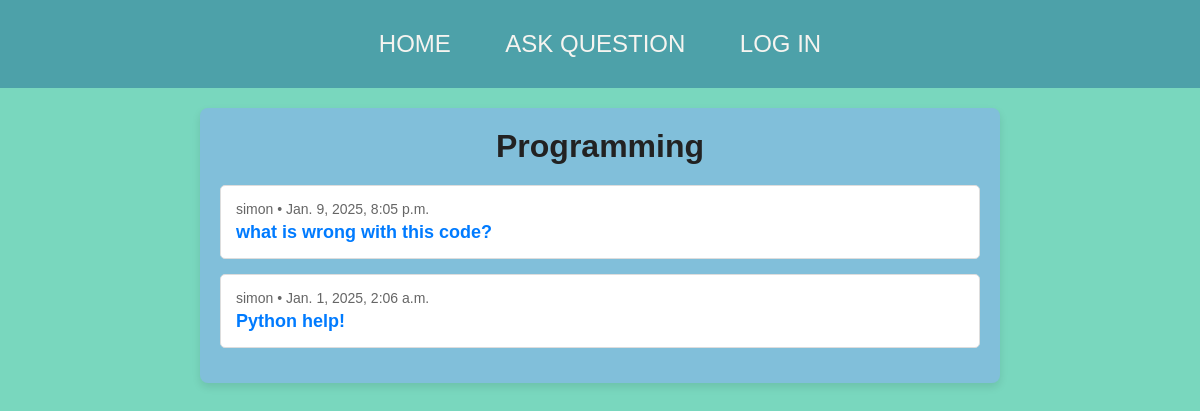
The app's page /learno/Programming/ with its own data.
### myapp/models.py (models this page shows, shortened)
class subject(models.Model):
    name = models.CharField(max_length=150,null=False)
    def __str__(self):
        return str(self.name)

class Question(models.Model):
    user = models.ForeignKey(User,on_delete=CASCADE,null=True)
    topic = models.ForeignKey(subject, related_name='questions',on_delete=models.SET_NULL,null=True)
    title = models.CharField(max_length=120,null=False,default="Tytuł pytania")
    question = models.TextField(null=True)
    created = models.DateTimeField(auto_now_add=True,null=True)
    class Meta():
        ordering = ['-created']

### myapp/views.py (the view)
# urls.py: path('<str:topic>/',views.questions,name = "subject")
def questions(req,topic):
    c_topic = get_object_or_404(subject, name = topic)
    qs = c_topic.questions.all()
    if not qs:
        return HttpResponse('<h1>No questions in this Topic yet<h1>')
    else:
        return render(req,'questions.html',{'questions': qs, 'subject':c_topic})

### myapp/templates/questions.html
{% extends 'main.html' %}
{% load static %}
{%block css%}<link rel="stylesheet" href="{% static 'questions.css' %}">{%endblock css%}
{% block content %}
<div class="container">
    <div class="subject">{{ subject }}</div>
    {% for ques in questions %}
        <div class="question-item">
            <div class="metadata">
                {{ ques.user }} • {{ ques.created }}
            </div>
            <a href="{% url 'question' ques.id %}">{{ ques.title }}</a>
        </div>
    {% endfor %}
</div>
{% endblock content %}

### static/style.css (style rules this page uses)
* { margin: 0; padding: 0; box-sizing: border-box; }
body { background-color: #79D7BE; font-family: Arial, sans-serif; }

### static/questions.css (style rules this page uses)
.container { background: #81BFDA; padding: 20px; margin: 20px auto; border-radius: 8px; box-shadow: 0px 4px 8px rgba(0, 0, 0, 0.1); max-width: 800px; width: 100%; }
.subject { font-size: 2rem; font-weight: bold; color: #222; margin-bottom: 20px; text-align: center; }
.question-item { padding: 15px; margin-bottom: 15px; background: #ffffff; border: 1px solid #ddd; border-radius: 5px; }
.question-item a { text-decoration: none; color: #007bff; font-size: 18px; font-weight: bold; transition: color 0.3s; }
.metadata { font-size: 14px; color: #666; margin-bottom: 5px; }

### records on screen
subject: name "Programming"
Question: user "simon", created "Jan. 9, 2025, 8:05 p.m.", title "what is wrong with this code?"
Question: user "simon", created "Jan. 1, 2025, 2:06 a.m.", title "Python help!"
